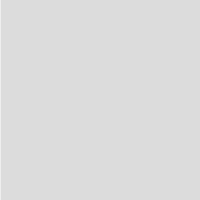
Frame 1 (no input)
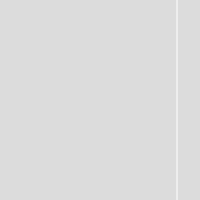
Frame 60 (no input)
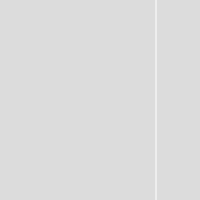
Frame 120 (the mouse pressed at the canvas centre since frame 60)

The p5.js sketch that drew these frames (run headless with seeded random() and noise() and a simulated clock; from frame 60 on, the mouse is pressed at the canvas centre):

// p5.js sketch
// ── sketch.js
var x = 0;

function setup() {
  createCanvas(200, 200);
}

function mousePressed() {
  setTimeout(rainbow,2000);
}

function rainbow() {
  createP ('rAiNbOw');
}

function draw() {
  background(220);
  stroke(255);
  line(x,0,x,height);
  
  x = x + 3;
  if (x>width) {
    x = 0
  }
}
